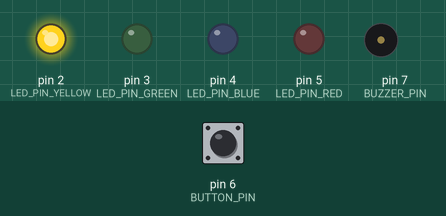
The sketch below on a simulated Arduino Uno, built with avr-gcc and run on an emulated ATmega328P. On the bench: output pins drawn as LEDs (lit = HIGH), buzzer (waves = sounding). The test bench sets the inputs (shaded band); at power-on: pin 6 (BUTTON_PIN) HIGH. What the sketch prints to the serial monitor is not drawn.

Above: at 0.1 s.
At 1.1 s:
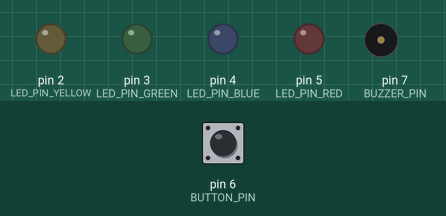
At 30.1 s:
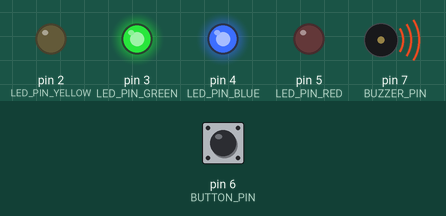
Timing chart, 0 to 31.6 s (numbered marks = the images above):
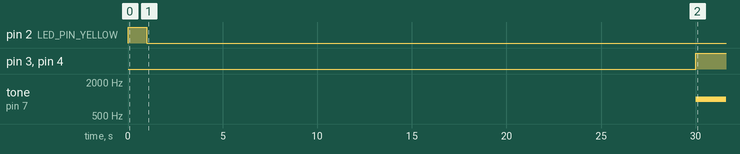

The sketch:

PillPallCode.ino
```cpp
#define LED_PIN_YELLOW 2
#define LED_PIN_GREEN 3
#define LED_PIN_BLUE 4
#define LED_PIN_RED 5
#define BUTTON_PIN 6
#define BUZZER_PIN 7

void setup() {
  //put your setup code here, to run once:
  Serial.begin(9600);
  pinMode(LED_PIN_YELLOW, OUTPUT);
  pinMode(LED_PIN_GREEN, OUTPUT);
  pinMode(LED_PIN_BLUE, OUTPUT);
  pinMode(LED_PIN_RED, OUTPUT);
  pinMode(BUTTON_PIN, INPUT_PULLUP);
  pinMode(BUZZER_PIN, OUTPUT);
  unsigned long starttime, endtime;
  starttime = millis();
  endtime = starttime;
  digitalWrite(LED_PIN_YELLOW,HIGH);
  tone(BUZZER_PIN, 1000, 1);
  delay(1000);
  while ((endtime - starttime) <=30000) // do this loop for up to 1000mS
  {
    digitalWrite(LED_PIN_YELLOW, LOW);
    digitalWrite(LED_PIN_GREEN, LOW);
    digitalWrite(LED_PIN_BLUE, LOW);
    digitalWrite(LED_PIN_RED, LOW);
    Serial.println(digitalRead(BUTTON_PIN));
    endtime = millis();
  }
  while (true){
  int buttonState;
  buttonState = digitalRead(BUTTON_PIN);
  if(buttonState == LOW) {
    break;
  }
  digitalWrite(LED_PIN_GREEN, HIGH);
  digitalWrite(LED_PIN_BLUE, HIGH);
  tone(BUZZER_PIN, 1000);
  }
  noTone(BUZZER_PIN);
  digitalWrite(LED_PIN_GREEN, LOW);
  digitalWrite(LED_PIN_BLUE, LOW);
}

void loop() {

}
```

Measured:
- by itself, pin 2 (LED_PIN_YELLOW): LOW → HIGH at 0.00 s, → LOW 1.0 s later
- by itself, pin 3 (LED_PIN_GREEN), pin 4 (LED_PIN_BLUE): LOW → HIGH at 30.0 s
- by itself, tone on pin 7 (BUZZER_PIN): silent → 1000 Hz at 30.0 s
